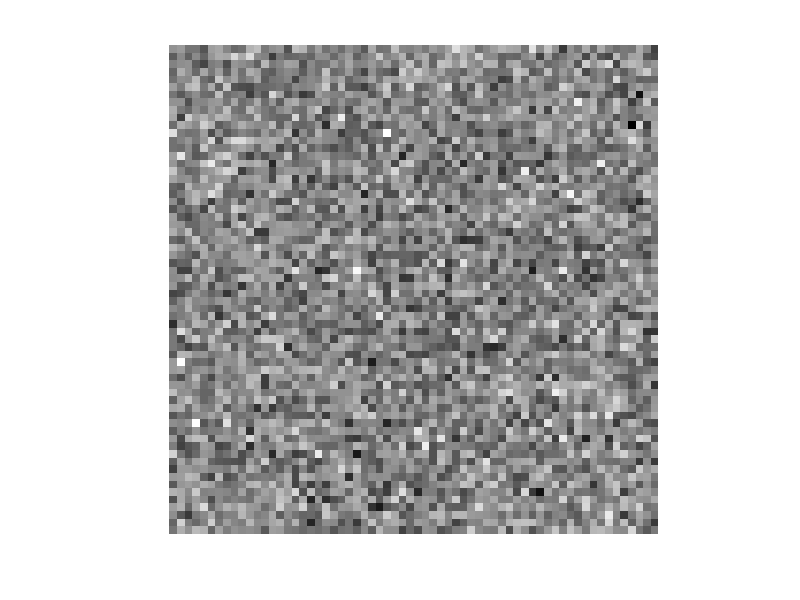
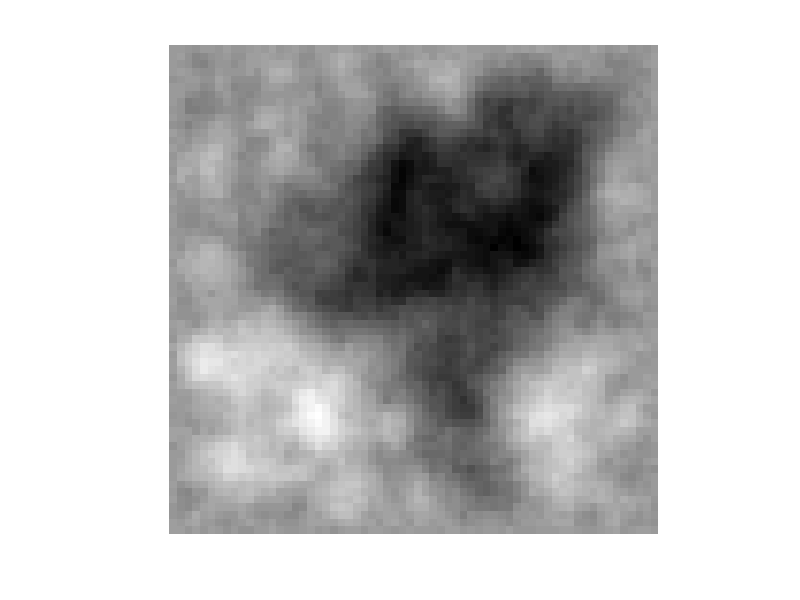
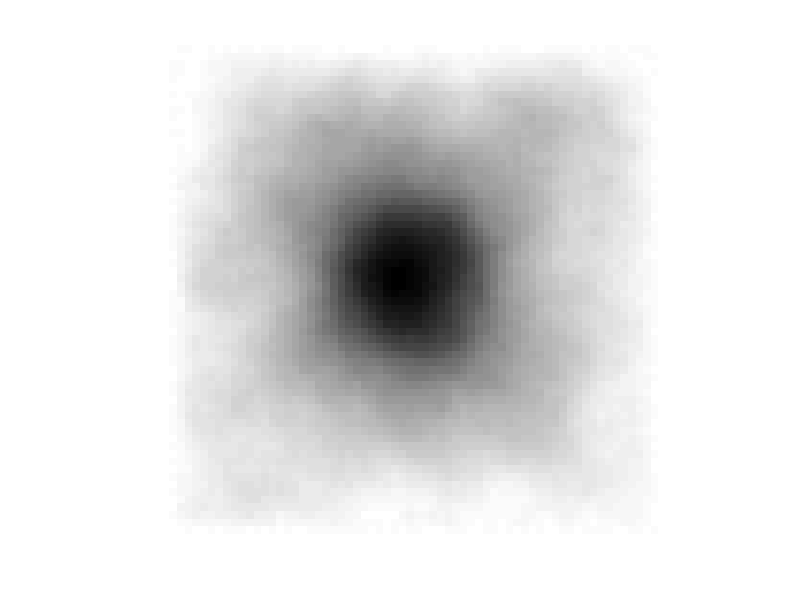
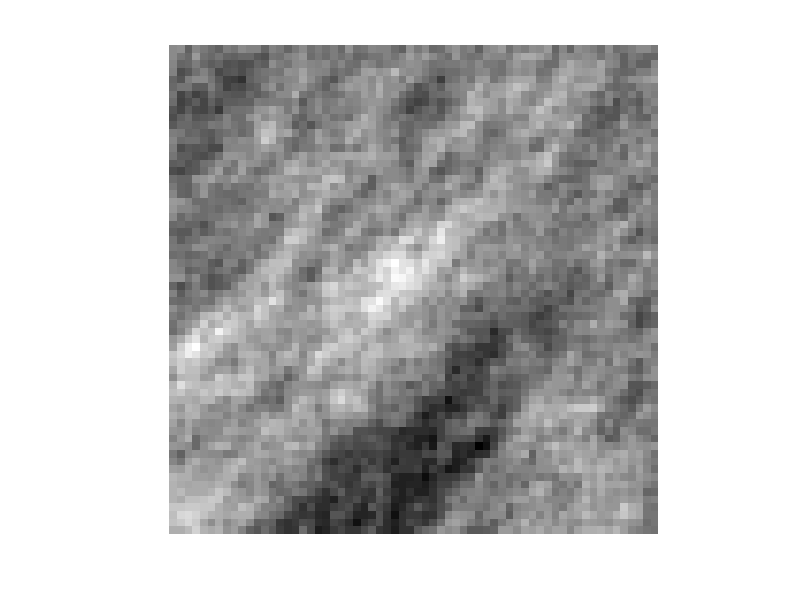

These figures' MATLAB source, in order:
%This is a script for Example 4. @ Sampsa Pursiainen, 2012.
N = 64;
Ind_mat = reshape([1 : N^2]',N,N); 

%(a)
figure(1); clf;
z = randn(N,N);
imagesc(z); axis equal; set(gca,'visible','off'); colormap('gray');
print(1,'-r300','-dpng','covariance_a.png');

%(b)
W_1 = 4*speye(N^2,N^2);

for i = 2 : N-1
    for j = 2 : N-1 
            W_1(Ind_mat(i,j),Ind_mat(i,j+1)) = W_1(Ind_mat(i,j),Ind_mat(i,j+1)) - 1;
            W_1(Ind_mat(i,j),Ind_mat(i-1,j)) = W_1(Ind_mat(i,j),Ind_mat(i-1,j)) - 1;
            W_1(Ind_mat(i,j),Ind_mat(i,j-1)) = W_1(Ind_mat(i,j),Ind_mat(i,j-1)) - 1;
            W_1(Ind_mat(i,j),Ind_mat(i+1,j)) = W_1(Ind_mat(i,j),Ind_mat(i+1,j)) - 1;
    end
end

figure(2); clf;
z_1 = randn(N,N);
x_1 = reshape((W_1)\z_1(:),N,N);
imagesc(x_1); axis equal; set(gca,'visible','off'); colormap('gray');
print(2,'-r300','-dpng','covariance_b.png');

%(c)
W_2 = W_1;
[X,Y] = meshgrid([1:N]);
I = find(sqrt((X - N/2).^2 + (Y - N/2).^2)<=10);
W_2(I) = W_2(I) + 3; 
figure(3); clf;
z_2 = randn(N,N);
x_2 = reshape((W_2)\z_2(:),N,N);
imagesc(x_2); axis equal; set(gca,'visible','off'); colormap('gray');
print(3,'-r300','-dpng','covariance_c.png');

%(d)
W_3 = speye(N^2,N^2);
phi = pi/4;

W_3 = cos(phi)*W_3 + sin(phi)*W_3;

for i = 2 : N
    for j = 1 : N-1 
            W_3(Ind_mat(i,j),Ind_mat(i,j+1)) = W_3(Ind_mat(i,j),Ind_mat(i,j+1)) - cos(phi);
            W_3(Ind_mat(i,j),Ind_mat(i-1,j)) = W_3(Ind_mat(i,j),Ind_mat(i-1,j)) - sin(phi);
    end
end

figure(4); clf;
z_3 = randn(N,N);
x_3 = reshape((W_3)\z_3(:),N,N);
imagesc(x_3); axis equal; set(gca,'visible','off'); colormap('gray');
print(4,'-r300','-dpng','covariance_d.png');
